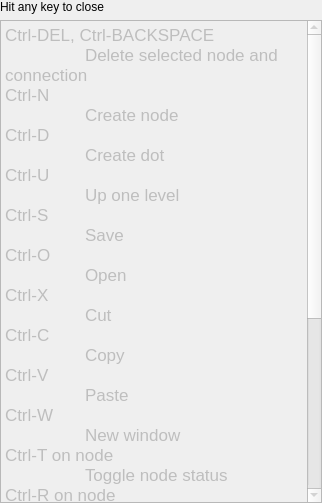
<?xml version="1.0" encoding="UTF-8"?>
<ui version="4.0">
 <class>Form</class>
 <widget class="QWidget" name="Form">
  <property name="enabled">
   <bool>true</bool>
  </property>
  <property name="geometry">
   <rect>
    <x>0</x>
    <y>0</y>
    <width>322</width>
    <height>503</height>
   </rect>
  </property>
  <property name="windowTitle">
   <string>Help</string>
  </property>
  <layout class="QVBoxLayout" name="verticalLayout">
   <property name="margin">
    <number>0</number>
   </property>
   <item>
    <widget class="QLabel" name="label">
     <property name="text">
      <string>Hit any key to close</string>
     </property>
    </widget>
   </item>
   <item>
    <widget class="QTextEdit" name="textEdit">
     <property name="enabled">
      <bool>false</bool>
     </property>
     <property name="html">
      <string>&lt;!DOCTYPE HTML PUBLIC &quot;-//W3C//DTD HTML 4.0//EN&quot; &quot;http://www.w3.org/TR/REC-html40/strict.dtd&quot;&gt;
&lt;html&gt;&lt;head&gt;&lt;meta name=&quot;qrichtext&quot; content=&quot;1&quot; /&gt;&lt;style type=&quot;text/css&quot;&gt;
p, li { white-space: pre-wrap; }
&lt;/style&gt;&lt;/head&gt;&lt;body style=&quot; font-family:'.SF NS Text'; font-size:13pt; font-weight:400; font-style:normal;&quot;&gt;
&lt;p style=&quot; margin-top:0px; margin-bottom:0px; margin-left:0px; margin-right:0px; -qt-block-indent:0; text-indent:0px;&quot;&gt;Ctrl-DEL, Ctrl-BACKSPACE&lt;/p&gt;
&lt;p style=&quot; margin-top:0px; margin-bottom:0px; margin-left:0px; margin-right:0px; -qt-block-indent:0; text-indent:0px;&quot;&gt;	Delete selected node and connection&lt;/p&gt;
&lt;p style=&quot; margin-top:0px; margin-bottom:0px; margin-left:0px; margin-right:0px; -qt-block-indent:0; text-indent:0px;&quot;&gt;Ctrl-N&lt;/p&gt;
&lt;p style=&quot; margin-top:0px; margin-bottom:0px; margin-left:0px; margin-right:0px; -qt-block-indent:0; text-indent:0px;&quot;&gt;	Create node&lt;/p&gt;
&lt;p style=&quot; margin-top:0px; margin-bottom:0px; margin-left:0px; margin-right:0px; -qt-block-indent:0; text-indent:0px;&quot;&gt;Ctrl-D&lt;/p&gt;
&lt;p style=&quot; margin-top:0px; margin-bottom:0px; margin-left:0px; margin-right:0px; -qt-block-indent:0; text-indent:0px;&quot;&gt;	Create dot&lt;/p&gt;
&lt;p style=&quot; margin-top:0px; margin-bottom:0px; margin-left:0px; margin-right:0px; -qt-block-indent:0; text-indent:0px;&quot;&gt;Ctrl-U&lt;/p&gt;
&lt;p style=&quot; margin-top:0px; margin-bottom:0px; margin-left:0px; margin-right:0px; -qt-block-indent:0; text-indent:0px;&quot;&gt;	Up one level&lt;/p&gt;
&lt;p style=&quot; margin-top:0px; margin-bottom:0px; margin-left:0px; margin-right:0px; -qt-block-indent:0; text-indent:0px;&quot;&gt;Ctrl-S&lt;/p&gt;
&lt;p style=&quot; margin-top:0px; margin-bottom:0px; margin-left:0px; margin-right:0px; -qt-block-indent:0; text-indent:0px;&quot;&gt;	Save&lt;/p&gt;
&lt;p style=&quot; margin-top:0px; margin-bottom:0px; margin-left:0px; margin-right:0px; -qt-block-indent:0; text-indent:0px;&quot;&gt;Ctrl-O&lt;/p&gt;
&lt;p style=&quot; margin-top:0px; margin-bottom:0px; margin-left:0px; margin-right:0px; -qt-block-indent:0; text-indent:0px;&quot;&gt;	Open&lt;/p&gt;
&lt;p style=&quot; margin-top:0px; margin-bottom:0px; margin-left:0px; margin-right:0px; -qt-block-indent:0; text-indent:0px;&quot;&gt;Ctrl-X&lt;/p&gt;
&lt;p style=&quot; margin-top:0px; margin-bottom:0px; margin-left:0px; margin-right:0px; -qt-block-indent:0; text-indent:0px;&quot;&gt;	Cut&lt;/p&gt;
&lt;p style=&quot; margin-top:0px; margin-bottom:0px; margin-left:0px; margin-right:0px; -qt-block-indent:0; text-indent:0px;&quot;&gt;Ctrl-C&lt;/p&gt;
&lt;p style=&quot; margin-top:0px; margin-bottom:0px; margin-left:0px; margin-right:0px; -qt-block-indent:0; text-indent:0px;&quot;&gt;	Copy&lt;/p&gt;
&lt;p style=&quot; margin-top:0px; margin-bottom:0px; margin-left:0px; margin-right:0px; -qt-block-indent:0; text-indent:0px;&quot;&gt;Ctrl-V&lt;/p&gt;
&lt;p style=&quot; margin-top:0px; margin-bottom:0px; margin-left:0px; margin-right:0px; -qt-block-indent:0; text-indent:0px;&quot;&gt;	Paste&lt;/p&gt;
&lt;p style=&quot; margin-top:0px; margin-bottom:0px; margin-left:0px; margin-right:0px; -qt-block-indent:0; text-indent:0px;&quot;&gt;Ctrl-W&lt;/p&gt;
&lt;p style=&quot; margin-top:0px; margin-bottom:0px; margin-left:0px; margin-right:0px; -qt-block-indent:0; text-indent:0px;&quot;&gt;	New window&lt;/p&gt;
&lt;p style=&quot; margin-top:0px; margin-bottom:0px; margin-left:0px; margin-right:0px; -qt-block-indent:0; text-indent:0px;&quot;&gt;Ctrl-T on node&lt;/p&gt;
&lt;p style=&quot; margin-top:0px; margin-bottom:0px; margin-left:0px; margin-right:0px; -qt-block-indent:0; text-indent:0px;&quot;&gt;	Toggle node status&lt;/p&gt;
&lt;p style=&quot; margin-top:0px; margin-bottom:0px; margin-left:0px; margin-right:0px; -qt-block-indent:0; text-indent:0px;&quot;&gt;Ctrl-R on node&lt;/p&gt;
&lt;p style=&quot; margin-top:0px; margin-bottom:0px; margin-left:0px; margin-right:0px; -qt-block-indent:0; text-indent:0px;&quot;&gt;	Rename node&lt;/p&gt;
&lt;p style=&quot; margin-top:0px; margin-bottom:0px; margin-left:0px; margin-right:0px; -qt-block-indent:0; text-indent:0px;&quot;&gt;Ctrl-G&lt;/p&gt;
&lt;p style=&quot; margin-top:0px; margin-bottom:0px; margin-left:0px; margin-right:0px; -qt-block-indent:0; text-indent:0px;&quot;&gt;	Show/hide Git navigator&lt;/p&gt;
&lt;p style=&quot; margin-top:0px; margin-bottom:0px; margin-left:0px; margin-right:0px; -qt-block-indent:0; text-indent:0px;&quot;&gt;Ctrl-/&lt;/p&gt;
&lt;p style=&quot; margin-top:0px; margin-bottom:0px; margin-left:0px; margin-right:0px; -qt-block-indent:0; text-indent:0px;&quot;&gt;	Show this help&lt;/p&gt;
&lt;p style=&quot;-qt-paragraph-type:empty; margin-top:0px; margin-bottom:0px; margin-left:0px; margin-right:0px; -qt-block-indent:0; text-indent:0px;&quot;&gt;&lt;/p&gt;
&lt;p style=&quot; margin-top:0px; margin-bottom:0px; margin-left:0px; margin-right:0px; -qt-block-indent:0; text-indent:0px;&quot;&gt;Right drag on node&lt;/p&gt;
&lt;p style=&quot; margin-top:0px; margin-bottom:0px; margin-left:0px; margin-right:0px; -qt-block-indent:0; text-indent:0px;&quot;&gt;	Create connection&lt;/p&gt;
&lt;p style=&quot;-qt-paragraph-type:empty; margin-top:0px; margin-bottom:0px; margin-left:0px; margin-right:0px; -qt-block-indent:0; text-indent:0px;&quot;&gt;&lt;/p&gt;
&lt;p style=&quot; margin-top:0px; margin-bottom:0px; margin-left:0px; margin-right:0px; -qt-block-indent:0; text-indent:0px;&quot;&gt;Double click on node&lt;/p&gt;
&lt;p style=&quot; margin-top:0px; margin-bottom:0px; margin-left:0px; margin-right:0px; -qt-block-indent:0; text-indent:0px;&quot;&gt;	Go into the node&lt;/p&gt;
&lt;p style=&quot;-qt-paragraph-type:empty; margin-top:0px; margin-bottom:0px; margin-left:0px; margin-right:0px; -qt-block-indent:0; text-indent:0px;&quot;&gt;&lt;/p&gt;
&lt;p style=&quot; margin-top:0px; margin-bottom:0px; margin-left:0px; margin-right:0px; -qt-block-indent:0; text-indent:0px;&quot;&gt;C icon on a node indicates the node has a child&lt;/p&gt;&lt;/body&gt;&lt;/html&gt;</string>
     </property>
    </widget>
   </item>
  </layout>
 </widget>
 <resources/>
 <connections/>
</ui>
